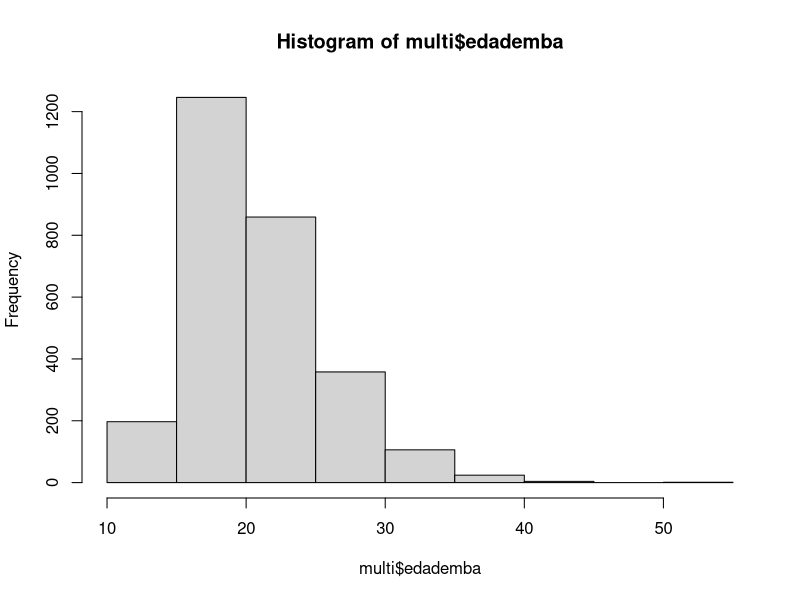
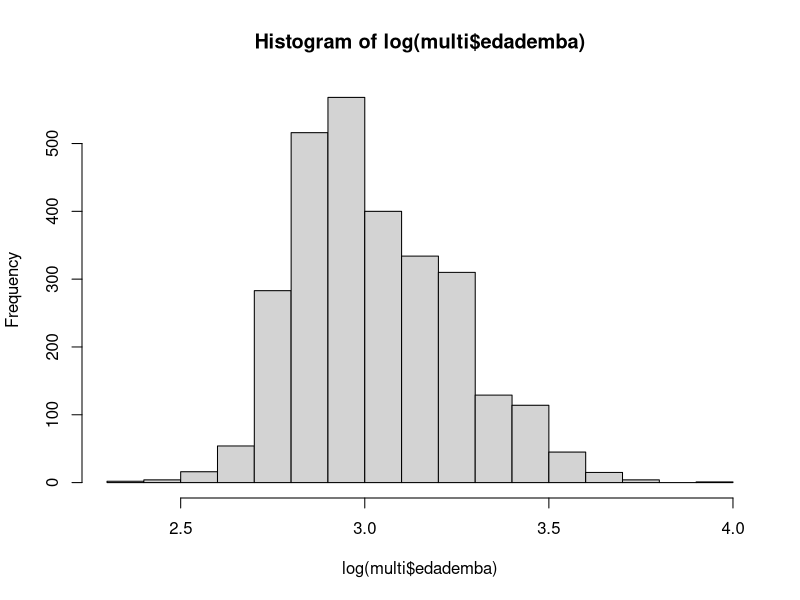

These charts were generated, in order, by the following R code:
# get data
setwd("c:/Juan/CREAL/GitHub/R_course/Data_for_exercises/")
multi <- read.delim("multicentric.txt", na.strings = c(" ", "", NA))

# normalidad
hist(multi$edademba)
ks.test(multi$edademba, "pnorm")

hist(log(multi$edademba))
ks.test(log(multi$edademba), "pnorm")

# test
wilcox.test(edademba ~ status, data=multi)
wilcox.test(nembara ~ status, data=multi)
t.test(durco ~ status, data=multi)


# test
tt <- with(multi, table(vph, status))
tt
chisq.test(tt)

tt <- with(multi, table(pais, status))
tt
chisq.test(tt)

tt <- with(multi, table(fumar, status))
tt
chisq.test(tt)

tt <- with(multi, table(pap, status))
tt
chisq.test(tt)

tt <- with(multi, table(niveledu, status))
tt
chisq.test(tt)


# confusion
wilcox.test(nembara ~ vph, data=multi)
